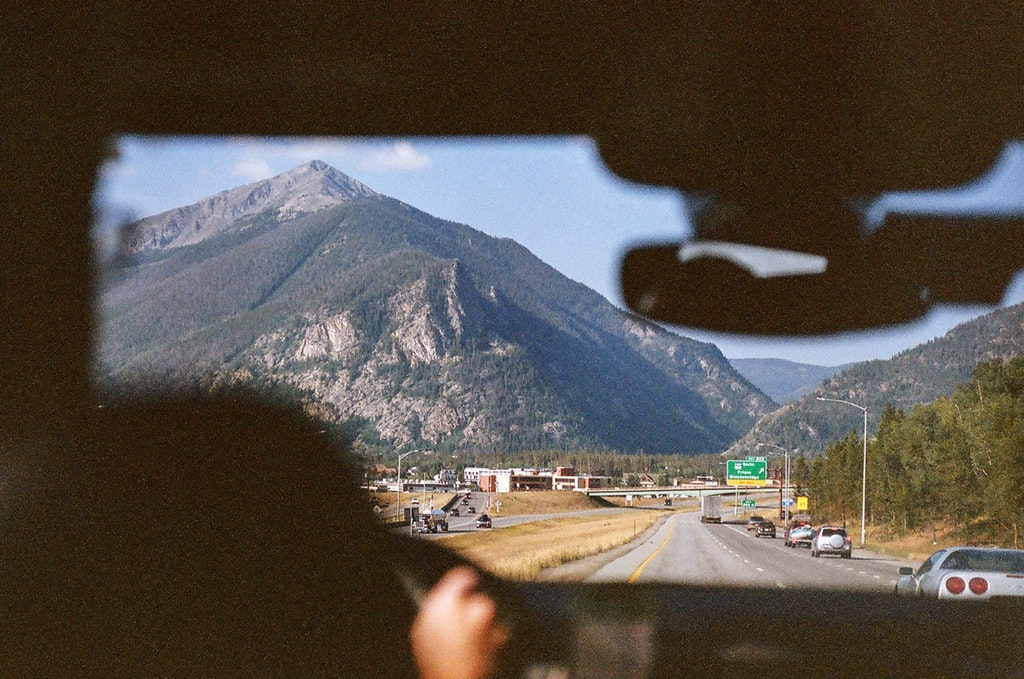
#> input picture drive.jpg, 1024 x 679 px
$ python lab6_task2.py
#> lines starting #> are read from the running program, lines starting #| are printed output that depends on the picture
from PIL import Image

im = Image.open('drive.jpg')
#> im is the input picture: PIL image 1024x679 RGB; mean R, G, B 85.9, 78, 70.6

def map_green_blue(pixel):
	return (pixel[0], int(pixel[1]*.7), int(pixel[2]*.7))

new_list = map(map_green_blue, im.getdata())

im.putdata(list(new_list))
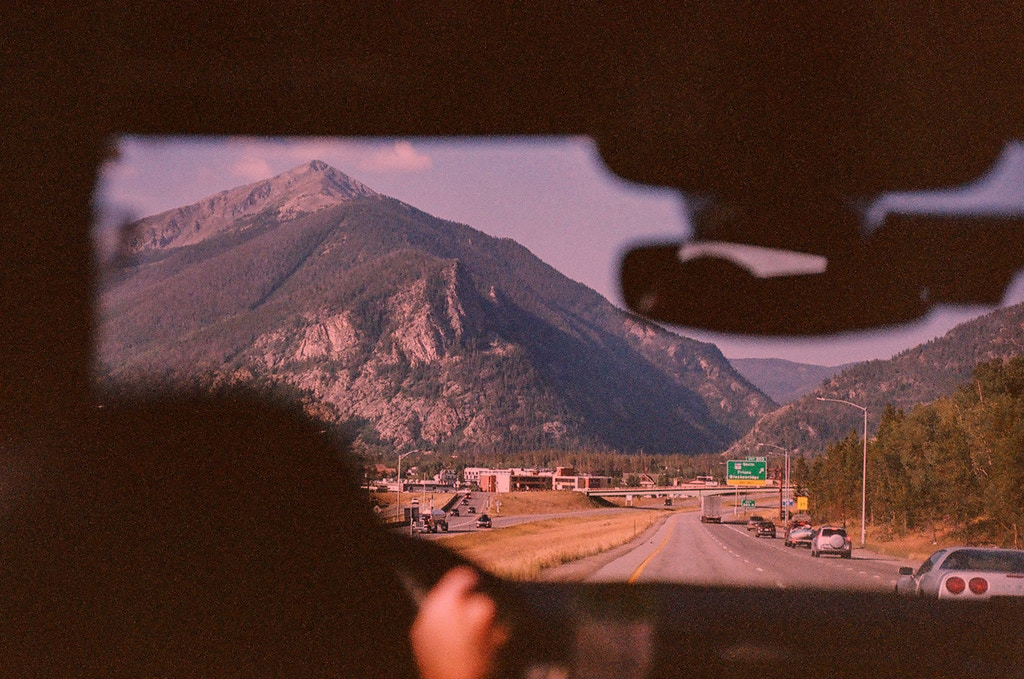
#> im: PIL image 1024x679 RGB; mean R, G, B 85.9, 54.1, 48.9

im.save('driveSunset.jpg')
im.show()
